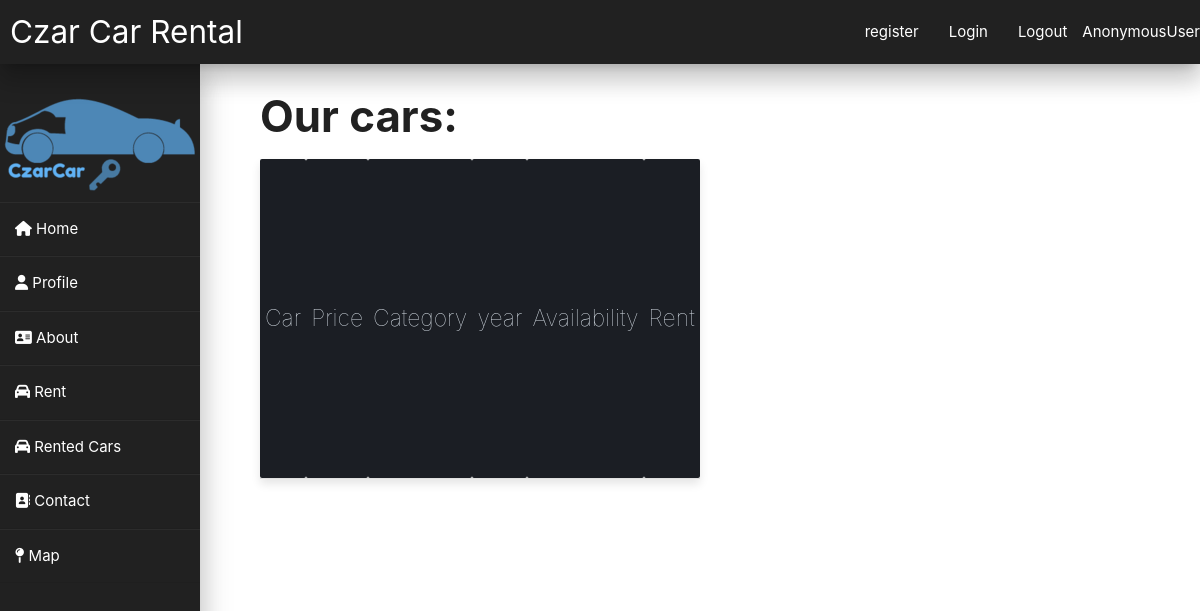
Before: /rent/ with the older database file.
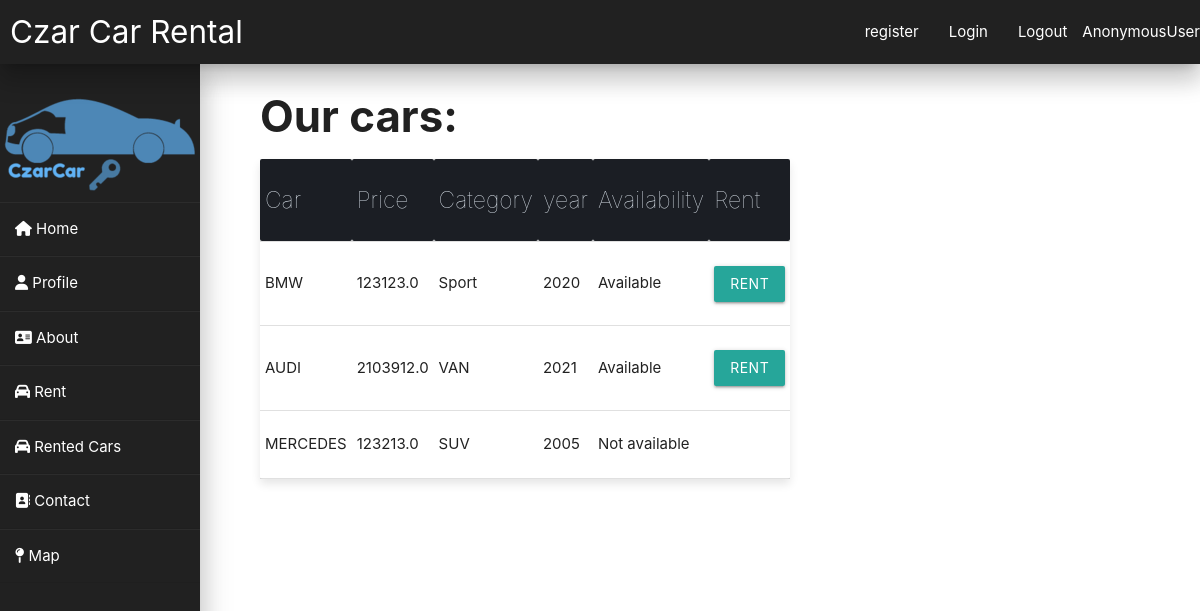
After: the same page with the newer database file.
### CzarCar/models.py (models this page shows, shortened)
class Car(models.Model):
    STATUS = (
        ('RENTED', 'RENTED'),
        ('NOT_RENTED', 'NOT_RENTED')
    )
    name = models.CharField(max_length=200, null=True)
    price = models.FloatField(null=True)
    category = models.CharField(max_length=200, null=True)
    year_production = models.IntegerField(null=True)
    image = models.ImageField(upload_to='uploads/', null=True)
    description = models.CharField(max_length=200, null=True)
    status = models.CharField(max_length=200, null=True, choices=STATUS)

### CzarCar/views.py (the view)
# urls.py: path('rent/', car_view, name='rent'),
def car_view(request):
    cars = Car.objects.all()
    context = {'cars': cars}
    return render(request, 'CzarCar/rent.html', context)

### CzarCar/templates/CzarCar/rent.html
{% extends 'home.html' %}
{% block content %}
    <div>
        <h3><b>Our cars: </b></h3>
    </div>
    <table class="table-fill">
        <tr>
            <th class="text-left">Car</th>
            <th class="text-left">Price</th>
            <th class="text-left">Category</th>
            <th class="text-left">year</th>
            <th class="text-left">Availability</th>
            <th class="text-left">Rent</th>
        </tr>
        {% for car in cars %}
            <tr>
                <td>{{ car.name }}</td>
                <td>{{ car.price }}</td>
                <td>{{ car.category }}</td>
                <td class="text-right">{{ car.year_production }}</td>
                {% if car.status == 'NOT_RENTED' %}
                    <td>Available</td>
                    <td>
                    <li><a class="btn btn-sm" href="/register/">rent</a></li>
                </td>
                {% else %}
                    <td>Not available</td>
                {% endif %}
            </tr>
        {% endfor %}
    </table>
{% endblock %}

### templates/home.html (shortened to what this page needs)
<!DOCTYPE html>
<html lang="en">
<head>
    {% load static %}
    <link rel="stylesheet" type="text/css" href="{% static 'CzarCar/homestyle.css' %}">
    <link href='https://api.mapbox.com/mapbox-gl-js/v2.3.1/mapbox-gl.css' rel='stylesheet'/>
    <link rel="stylesheet" href="https://cdnjs.cloudflare.com/ajax/libs/materialize/1.0.0/css/materialize.min.css">
</head>
<body>
<div class="navbar-fixed">
    <nav class="nav-wrapper grey darken-4 z-depth-4">
        <div class="container">
            <ul class="maxleft">
                <a href="{% url 'home' %}" class="brand-logo">Czar Car Rental</a>
            </ul>
            <ul class="maxright">
                <li><a href="/register/">register</a></li>
                <li><a href="/login/">Login</a></li>
                <li><a href="{% url 'logout' %}">Logout</a></li>
                <span>  {{ request.user }}</span>
            </ul>
        </div>
    </nav>
</div>
<div class="wrapper">
    <div class="sidebar grey darken-4 z-depth-4">
        {% load static %} <img src="{% static "media/logo_navbar.png" %}" alt="home"/>
        <ul>
            <li><a href="{% url 'home' %}"><i class="fas fa-home"></i> Home</a></li>
            <li><a href="{% url 'profile' %}"><i class="fas fa-user"></i> Profile</a></li>
            <li><a href="{% url 'about' %}"><i class="fas fa-address-card"></i> About</a></li>
            <li><a href="{% url 'rent' %}"><i class="fas fa-solid fa-car"></i> Rent</a></li>
            <li><a href="{% url 'rented_cars' %}"><i class="fas fa-solid fa-car"></i> Rented Cars</a></li>
            <li><a href="{% url 'contact' %}"><i class="fas fa-address-book"></i> Contact</a></li>
            <li><a href="{% url 'map' %}"><i class="fas fa-map-pin"></i> Map</a></li>
        </ul>
    </div>
    <div class="main">
        <main>
            {% block content %}
            {% endblock %}
        </main>
    </div>
</div>
</body>
</html>

### CzarCar/static/CzarCar/homestyle.css (style rules this page uses)
.maxright { position: absolute; top: 0; right: 0; }
.maxleft { position: absolute; top:0; left: 10px; width: 300px; }
* { margin: 0; padding: 0; box-sizing: border-box; list-style: none; text-decoration: none; }
.wrapper { display: flex; position: relative; }
.wrapper .sidebar { width: 200px; height: 100%; padding: 30px 0px; position: fixed; }
.wrapper .sidebar ul li { padding: 15px; border-bottom: 1px solid #ffffff; border-bottom: 1px solid rgba(0,0,0,0.05); border-top: 1px solid rgba(255,255,255,0.05); }
.wrapper .sidebar ul li a { color: #ffffff; display: block; }
div.main { position: static; margin-left:260px; margin-right:60px; }
.table-fill { background: white; border-radius:3px; border-collapse: collapse; height: 320px; margin: auto; max-width: 600px; padding:5px; width: 100%; box-shadow: 0 5px 10px rgba(0, 0, 0, 0.1); animation: float 5s infinite; }
th { color:#D5DDE5;; background:#1b1e24; border-bottom:4px solid #9ea7af; border-right: 1px solid #343a45; font-size:23px; font-weight: 100; padding:24px; text-align:left; text-shadow: 0 1px 1px rgba(0, 0, 0, 0.1); vertical-align:middle; }

Changed rows visible on the page:
added Car: name "BMW", price "123123.0", category "Sport", year_production "2020", status "Available"
added Car: name "AUDI", price "2103912.0", category "VAN", year_production "2021", status "Available"
added Car: name "MERCEDES", price "123213.0", category "SUV", year_production "2005", status "Not available"
